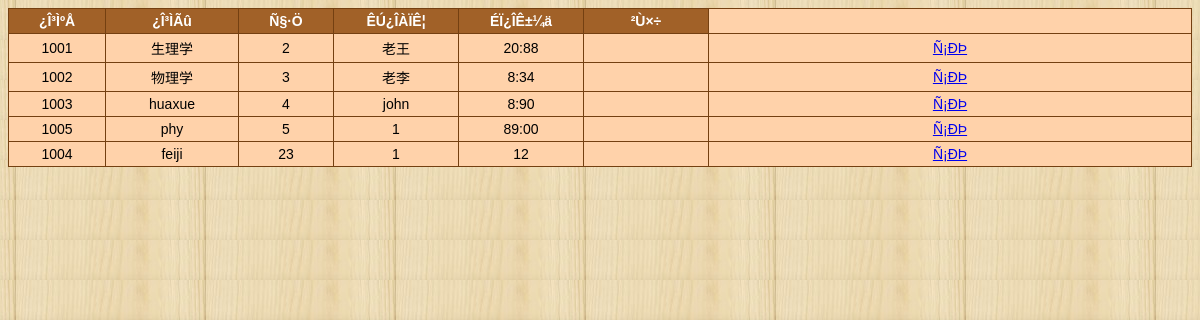
Page /student/courseno.php (signed in) on the committed database.
### tables this page shows
CREATE TABLE `course` (
  `cno` char(11) NOT NULL default '0',
  `cname` char(10) default NULL,
  `time` char(30) default NULL,
  `xuef` int(11) NOT NULL,
  `tname` char(10) default NULL,
  `tno` char(11) default NULL,
  PRIMARY KEY  (`cno`),
  KEY `tno` (`tno`)
);

### student/courseno.php (the view, shortened to what this page needs)
<!DOCTYPE html PUBLIC "-//W3C//DTD XHTML 1.0 Transitional//EN" "http://www.w3.org/TR/xhtml1/DTD/xhtml1-transitional.dtd">
<html xmlns="http://www.w3.org/1999/xhtml">
<head>
<link href="css.css" rel="stylesheet" type="text/css" />
</head>
<body>
<table class="datalist" width="100%" border="1" style="text-align:center">
  <tr>
    <th width="72">¿Î³ÌºÅ</th>
    <th width="108">¿Î³ÌÃû</th>
    <th width="70">Ñ§·Ö</th>
	<th width="100">ÊÚ¿ÎÀÏÊ¦</th>
    <th width="100">ÉÏ¿ÎÊ±¼ä</th>
	<th width="100">²Ù×÷</th>
  </tr>
  <?php
  $sql="select * from course where cno not in(select cno from sc where sno='".$_SESSION["user"]."')";
  $result=mysql_query($sql);
  $info=mysql_fetch_array($result);
 do{
  ?>
  <tr>
    <td><?php echo $info["cno"];?></td>
    <td><?php echo $info["cname"];?></td>
     <td><?php echo $info["xuef"];?></td>
      <td><?php echo $info["tname"];?></td>
    <td><?php echo $info["time"];?></td>
   <td><?php echo $info["pos"];?></td>
    <td><a href="<?php echo "adminsavecourse.php?action=add&cnot=".$info["cno"]?>">Ñ¡ÐÞ</a></td>
  </tr>
  <?php
  } while ($info=mysql_fetch_array($result));
  ?>
</table>
</body>
</html>

### student/css.css (style rules this page uses)
body { background-image:url(../images/bg.jpg); margin=0px; padding=0px; }
.datalist { border:1px solid #744011; font-family:Arial; border-collapse:collapse; background-color:#ffd2aa; font-size:14px; }
.datalist th { border:1px solid #744011; background-color:#a16128; color:#ffffff; font-weight:bold; padding:4px 12px 4px 12px; text-align:center; }
.datalist td { border:1px solid #744011; text-align:center; padding:4px 10px 4px 10px; }

### rows in the picture
course: cno "1001", cname "生理学", xuef "2", tname "老王", time "20:88"
course: cno "1002", cname "物理学", xuef "3", tname "老李", time "8:34"
course: cno "1003", cname "huaxue", xuef "4", tname "john", time "8:90"
course: cno "1005", cname "phy", xuef "5", tname "1", time "89:00"
course: cno "1004", cname "feiji", xuef "23", tname "1", time "12"
